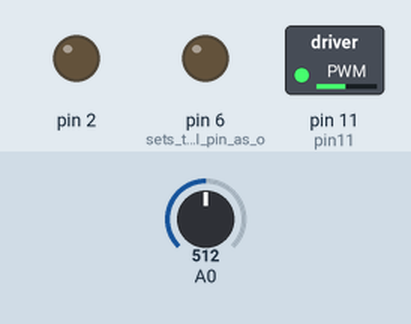
This sketch was run on a simulated Arduino Uno, built with avr-gcc and run on an emulated ATmega328P. Shown: switched loads named in the sketch (green lamp = pin HIGH), output pins drawn as LEDs (lit = HIGH). The inputs (shaded band) are chosen by the test bench; at power-on: A0 = 512. What the sketch prints to the serial monitor is not drawn.

Above: at 0.1 s.
Timing chart, 0 to 1.6 s (numbered marks = the images above):
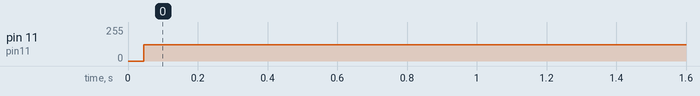

The sketch:

MusicPlayingRobot.ino
```cpp
//
//  MusicPlayingRobot.ino
//
//
//  Created by Eric Qiu on 2016-10-21.
//
//  Uses timer interrupts to precisely modulate duty cycle of pin to produce a sine wave of different
//   frequencies
//  Frequencies set by voltage drop across photoresistor connected to pin A0
//  Sine wave generated thru Direct Digital Synthesis (DDS):
//   - http://www.ni.com/white-paper/5516/en/
//   - https://en.wikipedia.org/wiki/Direct_digital_synthesizer
//  Based off of http://interface.khm.de/index.php/lab/interfaces-advanced/arduino-dds-sinewave-generator/

#include "avr/pgmspace.h"

// table of 256 sine values / one sine period / stored in flash memory
PROGMEM  const unsigned char sine256[]  = {
127,130,133,136,139,143,146,149,152,155,158,161,164,167,170,173,176,178,181,184,187,190,192,195,198,200,203,205,208,210,212,215,217,219,221,223,225,227,229,231,233,234,236,238,239,240,
242,243,244,245,247,248,249,249,250,251,252,252,253,253,253,254,254,254,254,254,254,254,253,253,253,252,252,251,250,249,249,248,247,245,244,243,242,240,239,238,236,234,233,231,229,227,225,223,
221,219,217,215,212,210,208,205,203,200,198,195,192,190,187,184,181,178,176,173,170,167,164,161,158,155,152,149,146,143,139,136,133,130,127,124,121,118,115,111,108,105,102,99,96,93,90,87,84,81,78,
76,73,70,67,64,62,59,56,54,51,49,46,44,42,39,37,35,33,31,29,27,25,23,21,20,18,16,15,14,12,11,10,9,7,6,5,5,4,3,2,2,1,1,1,0,0,0,0,0,0,0,1,1,1,2,2,3,4,5,5,6,7,9,10,11,12,14,15,16,18,20,21,23,25,27,29,31,
33,35,37,39,42,44,46,49,51,54,56,59,62,64,67,70,73,76,78,81,84,87,90,93,96,99,102,105,108,111,115,118,121,124
};
#define cbi(sfr, bit) (_SFR_BYTE(sfr) &= ~_BV(bit))
#define sbi(sfr, bit) (_SFR_BYTE(sfr) |= _BV(bit))

// Define frequencies of piano keys C3 thru C6

#define  R    0         // R for Silence (Rest)
#define  C3   130.813
#define  CS3  123.471
#define  DB3  123.471
#define  D3   146.832
#define  DS3  155.563
#define  EB3  155.563
#define  E3   164.814
#define  F3   174.614
#define  FS3  184.997
#define  GB3  184.997
#define  G3   195.998
#define  GS3  207.652
#define  A3   220.00
#define  AS3  233.082
#define  BB3  233.082
#define  B3   246.942
#define  C4   261.626
#define  CS4  277.183
#define  DB4  277.183
#define  D4   293.665
#define  DS4  311.127
#define  EB4  311.127
#define  E4   329.628
#define  F4   349.228
#define  FS4  369.994
#define  GB4  369.994
#define  G4   391.995
#define  GS4  415.305
#define  AB4  415.305
#define  A4   440.0
#define  AS4  466.164
#define  BB4  466.164
#define  B4   493.883
#define  C5   523.251
#define  CS5  554.365
#define  DB5  554.365
#define  D5   587.330
#define  DS5  622.254
#define  EB5  622.254
#define  E5   659.255
#define  F5   698.456
#define  FS5  739.989
#define  GB5  739.989
#define  G5   783.991
#define  GS5  830.609
#define  AB5  830.609
#define  A5   880.00
#define  AS5  932.328
#define  BB5  932.328
#define  B5   987.767
#define  C6   1046.50

#define  PR   A0 // Photoresistor pin

int noteLength;
int count = 0;
double reference = 0;
double curNote = 0;
double lastNote;
bool pausing = false;
bool calibrating = true;
int pauseCount = 0;

double frequency;
const double refClock=31376.6;      // measured

// variables used inside interrupt service declared as voilatile
volatile byte icnt;              // var inside interrupt
volatile byte icnt1;             // var inside interrupt
volatile byte cnt4ms;              // counter incremented all 4ms
volatile unsigned long phaseAccu;   // phase accumulator
volatile unsigned long tword_m;  // dds tuning word m

void setup()
{
// set prescale to 16
sbi(ADCSRA,ADPS2) ;
cbi(ADCSRA,ADPS1) ;
cbi(ADCSRA,ADPS0) ;
Serial.begin(9600);        // connect to the serial port
Serial.println("DDS Test");

pinMode(6, OUTPUT);      // sets the digital pin as output
pinMode(11, OUTPUT);     // pin11= PWM  output / frequency output

pinMode(2, OUTPUT);

Setup_timer2();
Setup_timer1();

// disable interrupts to avoid timing distortion
cbi (TIMSK0,TOIE0);              // disable Timer0 !!! delay() is now not available
sbi (TIMSK2,TOIE2);              // enable Timer2 Interrupt

frequency=261.63;                    // initial output frequency = 1000.o Hz
tword_m=pow(2,32)*frequency/refClock;
}
void loop()
{
int shade = analogRead(A0);
//Serial.println(analogRead(A0));
tword_m=pow(2,32)*frequency/refClock;


if (reference == 0) reference = shade / 10 * 10; // set reference shade, round to nearest 10

// SET NOTE
if (shade < reference - 434) {
curNote = G3;
}
if (reference - 310  <= shade && shade < reference - 186){
curNote = C4;
}
else if (reference - 186 <= shade && shade < reference - 62) {
curNote = D4;
}
else if (reference - 62 <= shade && shade < reference + 62) {
curNote = E4;
}
else if (reference + 62 <= shade && shade < reference + 186) {
curNote = F4;
}
else if (shade < reference + 310) {
curNote = G4;
}

//    if (curNote != lastNote) {
//      if (abs(count - noteLength) > 10
//    }

frequency = curNote;

//    Serial.write("PR Reading: ");
//    Serial.print(shade);
//    Serial.write("\tReference: ");
//    Serial.println(reference);
}
//******************************************************************
// timer2 setup
// set prscaler to 1, PWM mode to phase correct PWM,  16000000/510 = 31372.55 Hz clock
void Setup_timer2() {

// Timer2 Clock Prescaler 1
sbi (TCCR2B, CS20);
cbi (TCCR2B, CS21);
cbi (TCCR2B, CS22);

// Timer2 PWM Mode set to Phase Correct PWM
cbi (TCCR2A, COM2A0);  // clear Compare Match
sbi (TCCR2A, COM2A1);

sbi (TCCR2A, WGM20);  // Mode 1  / Phase Correct PWM
cbi (TCCR2A, WGM21);
cbi (TCCR2B, WGM22);

}

// Timer 1 meant for pauses between notes
// **NOT ACTIVE - INTERRUPTS DISABLED IN LAST LINE OF Setup_timer1**
void Setup_timer1() {
// 10 Hz
TCCR1A = 0;
TCCR1B = 0;
TCNT1 = 0;

// Prescaler to 1024
sbi (TCCR1B, CS10);
cbi (TCCR1B, CS11);
sbi (TCCR1B, CS12);

// set compare register
OCR1A = 6009;

// turn on CTC mode
sbi(TCCR1B, WGM12);

// enable interrupts
cbi(TIMSK1, OCIE1A);
}


// Timer2  31372,550 KHz = 32uSec
// this is the timebase REFCLOCK for the DDS generator
ISR(TIMER2_OVF_vect) {
phaseAccu=phaseAccu+tword_m; // soft DDS, phase accumulation with 32 bits
icnt=phaseAccu >> 24;     // use upper 8 bits for phase accumulation as frequency information
// read value fron ROM sine table and send to PWM DAC
OCR2A=pgm_read_byte_near(sine256 + icnt);

if(icnt1++ == 125) {  // increment variable cnt4ms all 4 milliseconds
cnt4ms++;
icnt1=0;
}
}

// Interrupt for timer 1, for pauses
// **NOT ACTIVE - Interrupts for timer1 disabled at end of Setup_timer1**
ISR(TIMER1_COMPA_vect) {
int aaa = 0;
while(aaa < 10000){
__asm__("nop\n\tnop\n\tnop\n\tnop\n\tnop\n\tnop\n\tnop\n\tnop\n\tnop\n\tnop\n\tnop\n\tnop\n\tnop\n\tnop\n\tnop\n\tnop\n\tnop\n\tnop\n\tnop\n\tnop\n\tnop\n\tnop\n\tnop\n\tnop\n\tnop\n\tnop\n\tnop\n\tnop\n\tnop\n\tnop\n\tnop\n\tnop\n\tnop\n\tnop\n\tnop\n\tnop\n\tnop\n\tnop\n\tnop\n\tnop\n\tnop\n\tnop\n\tnop\n\tnop\n\tnop\n\tnop\n\tnop\n\tnop\n\tnop\n\tnop\n\tnop\n\tnop\n\tnop\n\tnop\n\tnop\n\tnop\n\tnop\n\tnop\n\tnop\n\tnop\n\tnop\n\tnop\n\tnop\n\tnop\n\tnop\n\tnop\n\tnop\n\tnop\n\tnop\n\tnop\n\tnop\n\tnop\n\tnop\n\tnop\n\tnop\n\tnop\n\tnop\n\tnop\n\tnop\n\tnop\n\tnop\n\tnop\n\tnop\n\tnop\n\tnop\n\tnop\n\tnop\n\tnop\n\tnop\n\tnop\n\tnop\n\tnop\n\tnop\n\tnop\n\tnop\n\tnop\n\tnop\n\tnop\n\tnop\n\tnop\n\tnop\n\tnop\n\tnop\n\tnop\n\tnop\n\tnop\n\tnop\n\tnop\n\tnop\n\tnop\n\tnop\n\tnop\n\tnop\n\tnop\n\tnop\n\tnop\n\tnop\n\tnop\n\tnop\n\tnop\n\tnop\n\tnop\n\tnop\n\tnop\n\tnop\n\tnop\n\tnop\n\tnop\n\tnop\n\tnop\n\tnop\n\tnop\n\tnop\n\tnop\n\tnop\n\tnop\n\tnop\n\tnop\n\tnop\n\tnop\n\tnop\n\tnop\n\tnop\n\tnop\n\tnop\n\tnop\n\tnop\n\tnop\n\tnop\n\tnop\n\tnop\n\tnop\n\tnop\n\tnop\n\tnop\n\tnop\n\tnop\n\tnop\n\tnop\n\tnop\n\tnop\n\tnop\n\t");
aaa++;
}
}
```

Measured:
- by itself, pin 11 (pin11): 0/255 → 122/255 at 0.05 s
